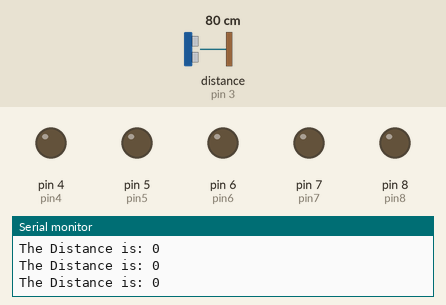
Recording of a sketch running on a simulated Arduino Uno, built with avr-gcc and run on an emulated ATmega328P. Parts: output pins drawn as LEDs (lit = HIGH), the last lines printed to the serial monitor. The test bench sets the inputs (shaded band); at power-on: distance to the obstacle (sensor on pin 3) 80 cm.

Above: at 1.2 s.
1.3 s: distance to the obstacle (sensor on pin 3) set to 22 cm
2.8 s: distance to the obstacle (sensor on pin 3) set to 17 cm
At 3.2 s:
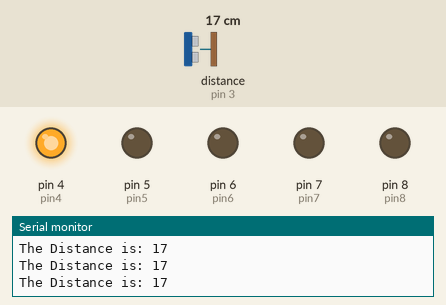
4.3 s: distance to the obstacle (sensor on pin 3) set to 13 cm
At 5.4 s:
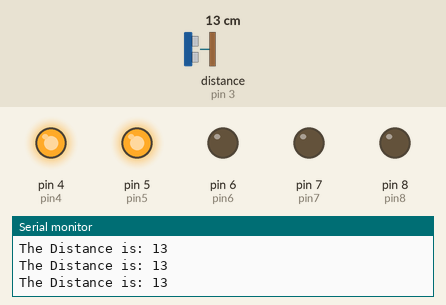
5.8 s: distance to the obstacle (sensor on pin 3) set to 10 cm
At 6.3 s:
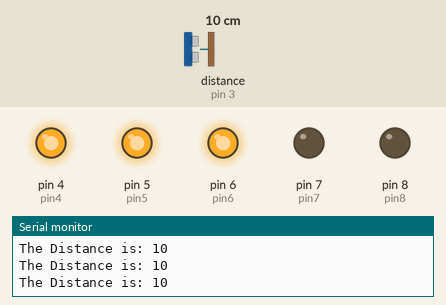
7.3 s: distance to the obstacle (sensor on pin 3) set to 2 cm
At 8.3 s:
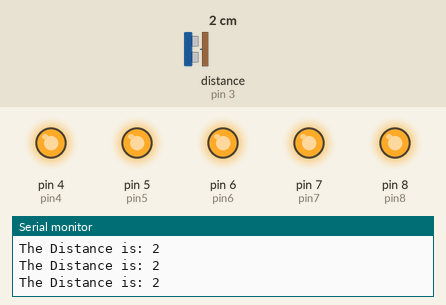
8.8 s: distance to the obstacle (sensor on pin 3) set to 9 cm
At 9.8 s:
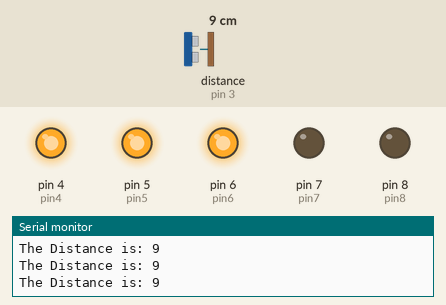
Timing chart, 0 to 11.3 s (numbered marks = the images above; inputs shaded):
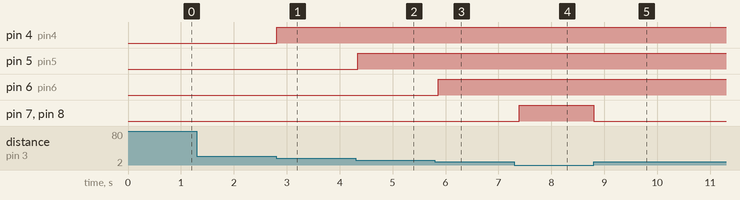

The sketch:

Distance_Sensor.ino
```cpp
#include<NewPing.h>

int maxDistance = 24;
int currentDistance = 0;
int pin2 = 2;
int pin3 = 3;
int pin4 = 4;
int pin5 = 5;
int pin6 = 6;
int pin7 = 7;
int pin8 = 8;
NewPing sonar (pin2, pin3, maxDistance);

void setup() {
  pinMode(pin4, OUTPUT);
  pinMode(pin5, OUTPUT);
  pinMode(pin6, OUTPUT);
  pinMode(pin7, OUTPUT);
  pinMode(pin8, OUTPUT);
  Serial.begin(9600);
  delay(50);
}

void loop() {
  Serial.print("The Distance is: ");
  currentDistance = sonar.ping_cm();
  Serial.println(currentDistance);
  if(currentDistance > 0){
    lightLEDs(currentDistance, pin8);
  }else{
    closeLEDs(pin8);
  }

  delay(100);
}

void lightLEDs(int distance, int currentPin){
  for(int i=0;i<5;i++){
    if(distance-4 >= 0){
      digitalWrite(currentPin--, LOW);
    }else{
      digitalWrite(currentPin--, HIGH);
    }
    distance -=4;
  }
}

void closeLEDs(int currentPin){
  for(int i = currentPin; i>0 ;i--){
    digitalWrite(currentPin--, LOW);
  }
}
```

Measured:
- the behaviour switches between 20 and 19 cm on distance to the obstacle (sensor on pin 3) (found by bisection; images 0 and 1)
- the behaviour switches between 16 and 15 cm on distance to the obstacle (sensor on pin 3) (found by bisection; images 1 and 2)
- the behaviour switches between 12 and 11 cm on distance to the obstacle (sensor on pin 3) (found by bisection; images 2 and 3)
- after the input at 2.8 s, pin 4 (pin4): LOW → HIGH at once
- after the input at 4.3 s, pin 5 (pin5): LOW → HIGH at once
- after the input at 5.8 s, pin 6 (pin6): LOW → HIGH after 0.07 s
- after the input at 7.3 s, pin 7 (pin7), pin 8 (pin8): LOW → HIGH after 0.09 s
- after the input at 8.8 s, pin 7 (pin7), pin 8 (pin8): HIGH → LOW at once
